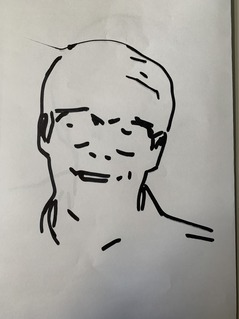
#> input picture data/success.jpg, 239 x 319 px; its folder holds only this picture in this run
$ python -i linedraw.py   (imports and definitions only)
#> lines starting #> are read from the running program, lines starting #| are printed output that depends on the picture; after the words box and inside, x2 and y2 are one past the last pixel; in counts of white or black regions, pixels touching at a corner belong together
### cv_pipeline/cv_pipeline/linedraw/perlin.py
#Perlin Noise
#Based on Javascript from p5.js (https://github.com/processing/p5.js/blob/master/src/math/noise.js)

import math
import random

PERLIN_YWRAPB = 4
PERLIN_YWRAP = 1<<PERLIN_YWRAPB
PERLIN_ZWRAPB = 8
PERLIN_ZWRAP = 1<<PERLIN_ZWRAPB
PERLIN_SIZE = 4095

perlin_octaves = 4
perlin_amp_falloff = 0.5

def scaled_cosine(i):
    return 0.5*(1.0-math.cos(i*math.pi))

perlin = None

def noise(x,y=0,z=0):
    global perlin
    if perlin == None:
        perlin = []
        for i in range(0,PERLIN_SIZE+1):
            perlin.append(random.random())
    if x<0:x=-x
    if y<0:y=-y
    if z<0:z=-z

    xi,yi,zi = int(x),int(y),int(z)
    xf = x-xi
    yf = y-yi
    zf = z-zi
    rxf = ryf = None

    r = 0
    ampl = 0.5

    n1 = n2 = n3 = None
    for o in range(0,perlin_octaves):
        of=xi+(yi<<PERLIN_YWRAPB)+(zi<<PERLIN_ZWRAPB)

        rxf = scaled_cosine(xf)
        ryf = scaled_cosine(yf)

        n1  = perlin[of&PERLIN_SIZE]
        n1 += rxf*(perlin[(of+1)&PERLIN_SIZE]-n1)
        n2  = perlin[(of+PERLIN_YWRAP)&PERLIN_SIZE]
        n2 += rxf*(perlin[(of+PERLIN_YWRAP+1)&PERLIN_SIZE]-n2)
        n1 += ryf*(n2-n1)

        of += PERLIN_ZWRAP
        n2  = perlin[of&PERLIN_SIZE]
        n2 += rxf*(perlin[(of+1)&PERLIN_SIZE]-n2)
        n3  = perlin[(of+PERLIN_YWRAP)&PERLIN_SIZE]
        n3 += rxf*(perlin[(of+PERLIN_YWRAP+1)&PERLIN_SIZE]-n3)
        n2 += ryf*(n3-n2)

        n1 += scaled_cosine(zf)*(n2-n1)

        r += n1*ampl
        ampl *= perlin_amp_falloff
        xi<<=1
        xf*=2
        yi<<=1
        yf*=2
        zi<<=1
        zf*=2

        if (xf>=1.0): xi+=1; xf-=1
        if (yf>=1.0): yi+=1; yf-=1
        if (zf>=1.0): zi+=1; zf-=1
    return r

def noiseDetail(lod, falloff):
    if lod>0:perlin_octaves=lod
    if falloff>0:perlin_amp_falloff=falloff


class LCG():
    # [5 lines left out: function __init__, not called in this run]
    def setSeed(self,val=None):
        self.z = self.seed = (math.random()*self.m if val == None else val) >> 0
    def getSeed(self):
        return self.seed
    def rand(self):
        self.z = (self.a * self.z + self.c) % self.m
        return self.z/self.m


# [6 lines left out: function noiseSeed, not called in this run]


### cv_pipeline/cv_pipeline/linedraw/strokesort.py
from random import *
from PIL import Image, ImageDraw, ImageOps
from .util import *


def sortlines(lines):
    print("optimizing stroke sequence...")
    clines = lines[:]
    slines = [clines.pop(0)]
    while clines != []:
        x,s,r = None,1000000,False
        for l in clines:
            d = distsum(l[0],slines[-1][-1])
            dr = distsum(l[-1],slines[-1][-1])
            if d < s:
                x,s,r = l[:],d,False
            if dr < s:
                x,s,r = l[:],s,True

        clines.remove(x)
        if r == True:
            x = x[::-1]
        slines.append(x)
    return slines

# [13 lines left out: function visualize, not called in this run]

# [6 lines that do not run on import are left out]

### cv_pipeline/cv_pipeline/linedraw/util.py
# [6 lines left out: function midpt, not called in this run]

def distsum(*args):
    return sum([ ((args[i][0]-args[i-1][0])**2 + (args[i][1]-args[i-1][1])**2)**0.5 for i in range(1,len(args))])

### cv_pipeline/cv_pipeline/linedraw/linedraw.py
from random import *
import math
import argparse
import numpy as np
import cv2

from PIL import Image, ImageDraw, ImageOps

from .filters import *
from .strokesort import *
from .perlin import *
from .util import *

def find_edges(IM):
    print("finding edges...")

    im = np.array(IM)
    im = cv2.GaussianBlur(im,(3,3),0)
    im = cv2.Canny(im,100,200)
    IM = Image.fromarray(im)

    return IM.point(lambda p: p > 128 and 255)


def getdots(IM):
    print("getting contour points...")
    PX = IM.load()
    dots = []
    w,h = IM.size
    for y in range(h-1):
        row = []
        for x in range(1,w):
            if PX[x,y] == 255:
                if len(row) > 0:
                    if x-row[-1][0] == row[-1][-1]+1:
                        row[-1] = (row[-1][0],row[-1][-1]+1)
                    else:
                        row.append((x,0))
                else:
                    row.append((x,0))
        dots.append(row)
    return dots


def connectdots(dots):
    print("connecting contour points...")
    contours = []
    for y in range(len(dots)):
        for x,v in dots[y]:
            if v > -1:
                if y == 0:
                    contours.append([(x,y)])
                else:
                    closest = -1
                    cdist = 100
                    for x0,v0 in dots[y-1]:
                        if abs(x0-x) < cdist:
                            cdist = abs(x0-x)
                            closest = x0

                    if cdist > 3:
                        contours.append([(x,y)])
                    else:
                        found = 0
                        for i in range(len(contours)):
                            if contours[i][-1] == (closest,y-1):
                                contours[i].append((x,y,))
                                found = 1
                                break
                        if found == 0:
                            contours.append([(x,y)])
        for c in contours:
            if c[-1][1] < y-1 and len(c)<4:
                contours.remove(c)
    return contours


def getcontours(IM,sc=2):
    print("generating contours...")
    IM = find_edges(IM)
    IM1 = IM.copy()
    IM2 = IM.rotate(-90,expand=True).transpose(Image.FLIP_LEFT_RIGHT)
    dots1 = getdots(IM1)
    contours1 = connectdots(dots1)
    dots2 = getdots(IM2)
    contours2 = connectdots(dots2)

    for i in range(len(contours2)):
        contours2[i] = [(c[1],c[0]) for c in contours2[i]]
    contours = contours1+contours2

    for i in range(len(contours)):
        for j in range(len(contours)):
            if len(contours[i]) > 0 and len(contours[j])>0:
                if distsum(contours[j][0],contours[i][-1]) < 8:
                    contours[i] = contours[i]+contours[j]
                    contours[j] = []

    for i in range(len(contours)):
        contours[i] = [contours[i][j] for j in range(0,len(contours[i]),8)]


    contours = [c for c in contours if len(c) > 1]

    for i in range(0,len(contours)):
        contours[i] = [(v[0]*sc,v[1]*sc) for v in contours[i]]

    for i in range(0,len(contours)):
        for j in range(0,len(contours[i])):
            contours[i][j] = int(contours[i][j][0]+10*noise(i*0.5,j*0.1,1)),int(contours[i][j][1]+10*noise(i*0.5,j*0.1,2))

    return contours


def hatch(IM,sc=16):
    print("hatching...")
    PX = IM.load()
    w,h = IM.size
    lg1 = []
    lg2 = []
    for x0 in range(w):
        for y0 in range(h):
            x = x0*sc
            y = y0*sc
            if PX[x0,y0] > 144:
                pass

            elif PX[x0,y0] > 64:
                lg1.append([(x,y+sc/4),(x+sc,y+sc/4)])
            elif PX[x0,y0] > 16:
                lg1.append([(x,y+sc/4),(x+sc,y+sc/4)])
                lg2.append([(x+sc,y),(x,y+sc)])

            else:
                lg1.append([(x,y+sc/4),(x+sc,y+sc/4)])
                lg1.append([(x,y+sc/2+sc/4),(x+sc,y+sc/2+sc/4)])
                lg2.append([(x+sc,y),(x,y+sc)])

    lines = [lg1,lg2]
    for k in range(0,len(lines)):
        for i in range(0,len(lines[k])):
            for j in range(0,len(lines[k])):
                if lines[k][i] != [] and lines[k][j] != []:
                    if lines[k][i][-1] == lines[k][j][0]:
                        lines[k][i] = lines[k][i]+lines[k][j][1:]
                        lines[k][j] = []
        lines[k] = [l for l in lines[k] if len(l) > 0]
    lines = lines[0]+lines[1]

    for i in range(0,len(lines)):
        for j in range(0,len(lines[i])):
            lines[i][j] = int(lines[i][j][0]+sc*noise(i*0.5,j*0.1,1)),int(lines[i][j][1]+sc*noise(i*0.5,j*0.1,2))-j
    return lines


def draw_lines(lines, resolution=1024, w=1024, h=1024):
    disp = Image.new("RGB",(resolution,resolution*h//w),(255,255,255))
    draw = ImageDraw.Draw(disp)
    for l in lines:
        draw.line(l,(0,0,0),5)
    disp.show()

def sketch(img, export_path=None, draw_contours=True, draw_hatch=True, show_bitmap=False, resolution=1024, hatch_size=16, contour_simplify=2):
    IM = Image.fromarray(img)
    w,h = IM.size

    IM = IM.convert("L")
    IM=ImageOps.autocontrast(IM,10)

    lines = []
    if draw_contours:
        lines += getcontours(IM.resize((resolution//contour_simplify,resolution//contour_simplify*h//w)),contour_simplify)
    if draw_hatch:
        lines += hatch(IM.resize((resolution//hatch_size,resolution//hatch_size*h//w)),hatch_size)

    lines = sortlines(lines)
    if show_bitmap:
        draw(lines, resolution, w, h)

    if export_path is not None:
        f = open(export_path,'w')
        f.write(makesvg(lines))
        f.close()

    print(len(lines),"strokes.")
    print("done.")
    return lines


def makesvg(lines):
    print("generating svg file...")
    out = '<svg xmlns="http://www.w3.org/2000/svg" version="1.1">'
    for l in lines:
        l = ",".join([str(p[0]*0.5)+","+str(p[1]*0.5) for p in l])
        out += '<polyline points="'+l+'" stroke="black" stroke-width="2" fill="none" />\n'
    out += '</svg>'
    return out

>>> import cv2
>>> picture = cv2.imread('../../../data/success.jpg')
#> picture is the input picture: shape (319, 239, 3); mean B, G, R 160.6, 165.8, 167.7
>>> result = sketch(picture)
#> in sketch, `IM=ImageOps.autocontrast(IM,10)`:
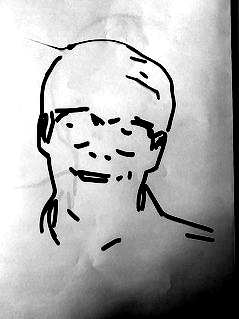
#> IM: PIL image 239x319 L; min 0, max 255, mean 170.2
#> in find_edges, `im = np.array(IM)`:
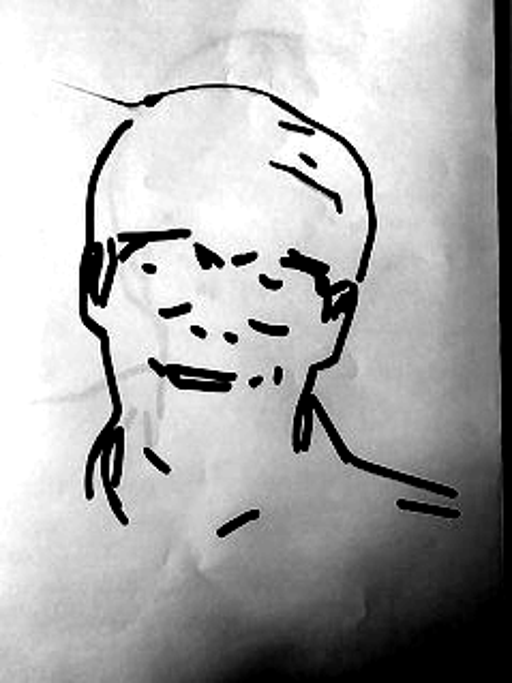
#> im: shape (683, 512); min 0, max 255, mean 170.4
#> in find_edges, `im = cv2.Canny(im,100,200)`:
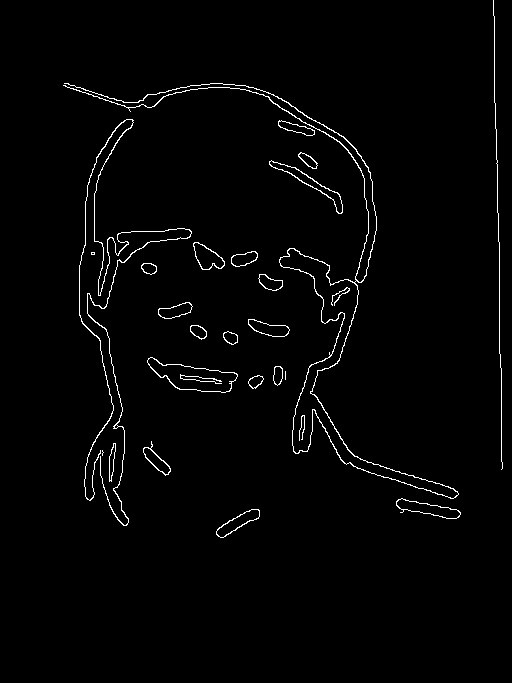
#> im: shape (683, 512); 1.8% white in thin lines or dots, all inside (x1, y1, x2, y2) = (63, 0, 503, 538)
#> in getcontours, `IM2 = IM.rotate(-90,expand=True).transpose(Image.FLIP_LEFT_RIGHT)`:
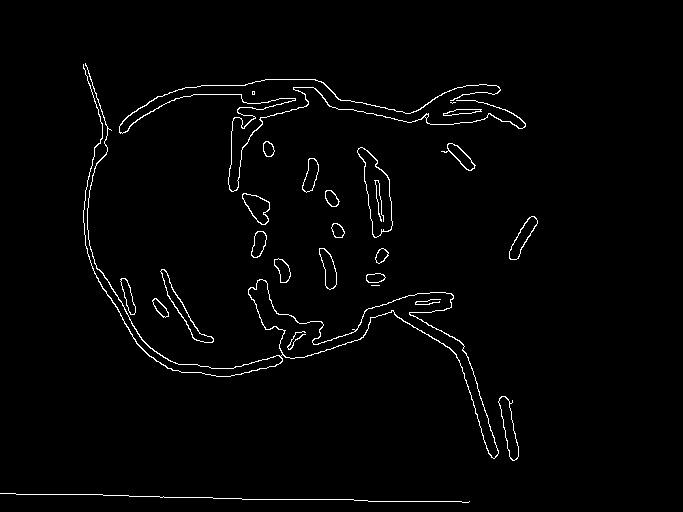
#> IM2: PIL image 683x512 L; 1.8% white in thin lines or dots, all inside (x1, y1, x2, y2) = (0, 63, 538, 503)
#> in getcontours, `dots1 = getdots(IM1)`: dots1 = 682 items
#> after the loop in connectdots, `for y in range(len(dots)):`: contours = 96 items
#> in getcontours, `dots2 = getdots(IM2)`: dots2 = 511 items, first 6: [], [], [], [], [], []
#> in getcontours, `contours2 = connectdots(dots2)`: contours2 = 84 items
#> the loop in getcontours, `for i in range(len(contours2)):` made 84 passes
#> in getcontours, `contours = contours1+contours2`: contours = 180 items
#> in getcontours, `contours = [c for c in contours if len(c) > 1]`: contours = 98 items
#> the loop in getcontours, `for i in range(0,len(contours)):` made 98 passes
#> the loop in getcontours, `for i in range(0,len(contours)):` made 98 passes
#| 755 strokes.
